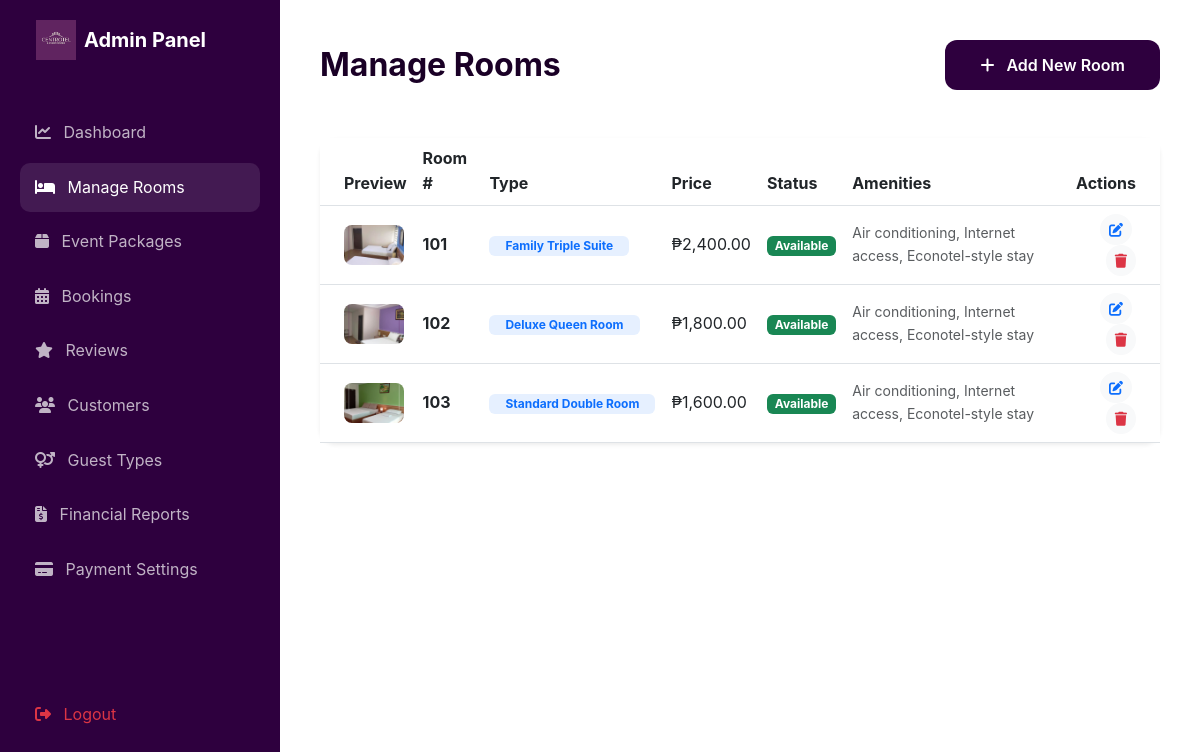
/admin/rooms.php (signed in), run on the app's committed database.
### tables this page shows
CREATE TABLE IF NOT EXISTS rooms (
    id INT AUTO_INCREMENT PRIMARY KEY,
    room_number VARCHAR(10) NOT NULL UNIQUE,
    room_type VARCHAR(50) NOT NULL,
    description TEXT,
    price_per_night DECIMAL(10, 2) NOT NULL,
    amenities TEXT,  
    status ENUM('available', 'occupied', 'maintenance') DEFAULT 'available',
    image_url VARCHAR(255),
    created_at TIMESTAMP DEFAULT CURRENT_TIMESTAMP
);

### admin/rooms.php (the view, shortened to what this page needs)
<?php
require_once '../config/db.php';
$rooms = $pdo->query("SELECT * FROM rooms ORDER BY room_number ASC")->fetchAll();
$gallery = [];
?>
<!DOCTYPE html>
<html lang="en">
<head>
    <link href="https://cdn.jsdelivr.net/npm/bootstrap@5.3.0/dist/css/bootstrap.min.css" rel="stylesheet">
    <link rel="stylesheet" href="https://cdnjs.cloudflare.com/ajax/libs/font-awesome/6.4.0/css/all.min.css">
    <link rel="stylesheet" href="../assets/css/style.css">
</head>
<body>
    <div class="sidebar" id="sidebar">
        <div class="d-flex align-items-center mb-5 px-3">
            <img src="../assets/img/logo.jpg" alt="Logo" height="40" class="me-2">
            <span class="fs-5 fw-bold">Admin Panel</span>
        </div>
        <nav>
            <a href="dashboard.php" class="nav-link-admin"><i class="fas fa-chart-line me-2"></i> Dashboard</a>
            <a href="rooms.php" class="nav-link-admin active"><i class="fas fa-bed me-2"></i> Manage Rooms</a>
            <a href="packages.php" class="nav-link-admin"><i class="fas fa-box me-2"></i> Event Packages</a>
            <a href="reservations.php" class="nav-link-admin"><i class="fas fa-calendar-alt me-2"></i> Bookings</a>
            <a href="reviews.php" class="nav-link-admin"><i class="fas fa-star me-2"></i> Reviews</a>
            <a href="users.php" class="nav-link-admin"><i class="fas fa-users me-2"></i> Customers</a>
            <a href="guest_types.php" class="nav-link-admin"><i class="fas fa-venus-mars me-2"></i> Guest Types</a>
            <a href="reports.php" class="nav-link-admin"><i class="fas fa-file-invoice-dollar me-2"></i> Financial Reports</a>
            <a href="payment_settings.php" class="nav-link-admin"><i class="fas fa-credit-card me-2"></i> Payment Settings</a>
            <div class="mt-5 pt-5">
                <a href="../auth/logout.php" class="nav-link-admin text-danger" onclick="return confirm('Are you sure you want to logout?')"><i class="fas fa-sign-out-alt me-2"></i> Logout</a>
            </div>
        </nav>
    </div>
    <div class="main-content">
        <div class="d-flex flex-wrap gap-3 justify-content-between align-items-center mb-4 mb-lg-5">
            <h2 class="fw-bold mb-0">Manage Rooms</h2>
            <button class="btn btn-premium" data-bs-toggle="modal" data-bs-target="#addRoomModal">
                <i class="fas fa-plus me-2"></i> Add New Room
            </button>
        </div>
        <div class="card border-0 shadow-sm rounded-4">
            <div class="card-body p-0">
                <div class="table-responsive">
                    <table class="table table-hover align-middle mb-0">
                        <thead class="bg-light">
                            <tr>
                                <th class="ps-4">Preview</th>
                                <th>Room #</th>
                                <th>Type</th>
                                <th>Price</th>
                                <th>Status</th>
                                <th>Amenities</th>
                                <th class="text-end pe-4">Actions</th>
                            </tr>
                        </thead>
                        <tbody>
                            <?php foreach ($rooms as $room): ?>
                            <?php $room_imgs = $gallery[$room['id']] ?? []; ?>
                            <tr>
                                <td class="ps-4">
                                    <div class="position-relative d-inline-block">
                                        <img src="../<?php echo $room['image_url'] ?: 'assets/img/placeholder.jpg'; ?>" class="rounded-3" style="width: 60px; height: 40px; object-fit: cover;">
                                    </div>
                                </td>
                                <td class="fw-bold"><?php echo $room['room_number']; ?></td>
                                <td><span class="badge bg-primary bg-opacity-10 text-primary px-3"><?php echo $room['room_type']; ?></span></td>
                                <td>₱<?php echo number_format($room['price_per_night'], 2); ?></td>
                                <td>
                                    <?php
                                    $s_class = ($room['status'] == 'available') ? 'bg-success' : (($room['status'] == 'occupied') ? 'bg-warning' : 'bg-danger');
                                    ?>
                                    <span class="badge <?php echo $s_class; ?>"><?php echo ucfirst($room['status']); ?></span>
                                </td>
                                <td class="small text-muted"><?php echo $room['amenities']; ?></td>
                                <td class="text-end pe-4">
                                    <button class="btn btn-sm btn-light rounded-circle me-1"
                                            onclick="openEditModal(<?php echo htmlspecialchars(json_encode($room)); ?>, <?php echo htmlspecialchars(json_encode($room_imgs)); ?>)">
                                        <i class="fas fa-edit text-primary"></i>
                                    </button>
                                    <form method="POST" class="d-inline" onsubmit="return confirm('Archive/Delete this room?')">
                                        <button type="submit" name="delete_room" class="btn btn-sm btn-light rounded-circle">
                                            <i class="fas fa-trash text-danger"></i>
                                        </button>
                                    </form>
                                </td>
                            </tr>
                            <?php endforeach; ?>
                        </tbody>
                    </table>
                </div>
            </div>
        </div>
    </div>
</body>
</html>

### assets/css/style.css (style rules this page uses)
:root { --primary: #2e003e; --primary-light: #5d007d; --accent: #9c27b0; --accent-soft: #f3e5f5; --text-dark: #1a0026; --text-light: #ffffff; --bg-light: #ffffff; --glass: rgba(255, 255, 255, 0.95); --glass-dark: rgba(46, 0, 62, 0.9); --shadow: 0 10px 40px -10px rgba(46, 0, 62, 0.15); --transition: all 0.4s ease-in-out; }
* { margin: 0; padding: 0; box-sizing: border-box; font-family: 'Outfit', 'Inter', sans-serif; }
body { background-color: var(--bg-light); color: var(--text-dark); line-height: 1.6; overflow-x: hidden; }
.btn-premium { background: var(--primary); color: white; padding: 0.8rem 2.2rem; border-radius: 12px; font-weight: 600; text-decoration: none; transition: var(--transition); border: none; }
img { max-width: 100%; }

### admin/rooms.php (style rules this page uses)
.sidebar { width: 280px; height: 100vh; position: fixed; background: var(--primary); color: white; padding: 20px; }
.main-content { margin-left: 280px; padding: 40px; }
.nav-link-admin { color: rgba(255,255,255,0.7); padding: 12px 15px; border-radius: 10px; margin-bottom: 5px; display: block; text-decoration: none; }
.nav-link-admin:hover, .nav-link-admin.active { background: rgba(255,255,255,0.1); color: white; }

### data on the page
rooms: image_url (picture), room_number "101", room_type "Family Triple Suite", price_per_night "2,400.00", status "Available", amenities "Air conditioning, Internet access, Econotel-style stay"
rooms: image_url (picture), room_number "102", room_type "Deluxe Queen Room", price_per_night "1,800.00", status "Available", amenities "Air conditioning, Internet access, Econotel-style stay"
rooms: image_url (picture), room_number "103", room_type "Standard Double Room", price_per_night "1,600.00", status "Available", amenities "Air conditioning, Internet access, Econotel-style stay"
